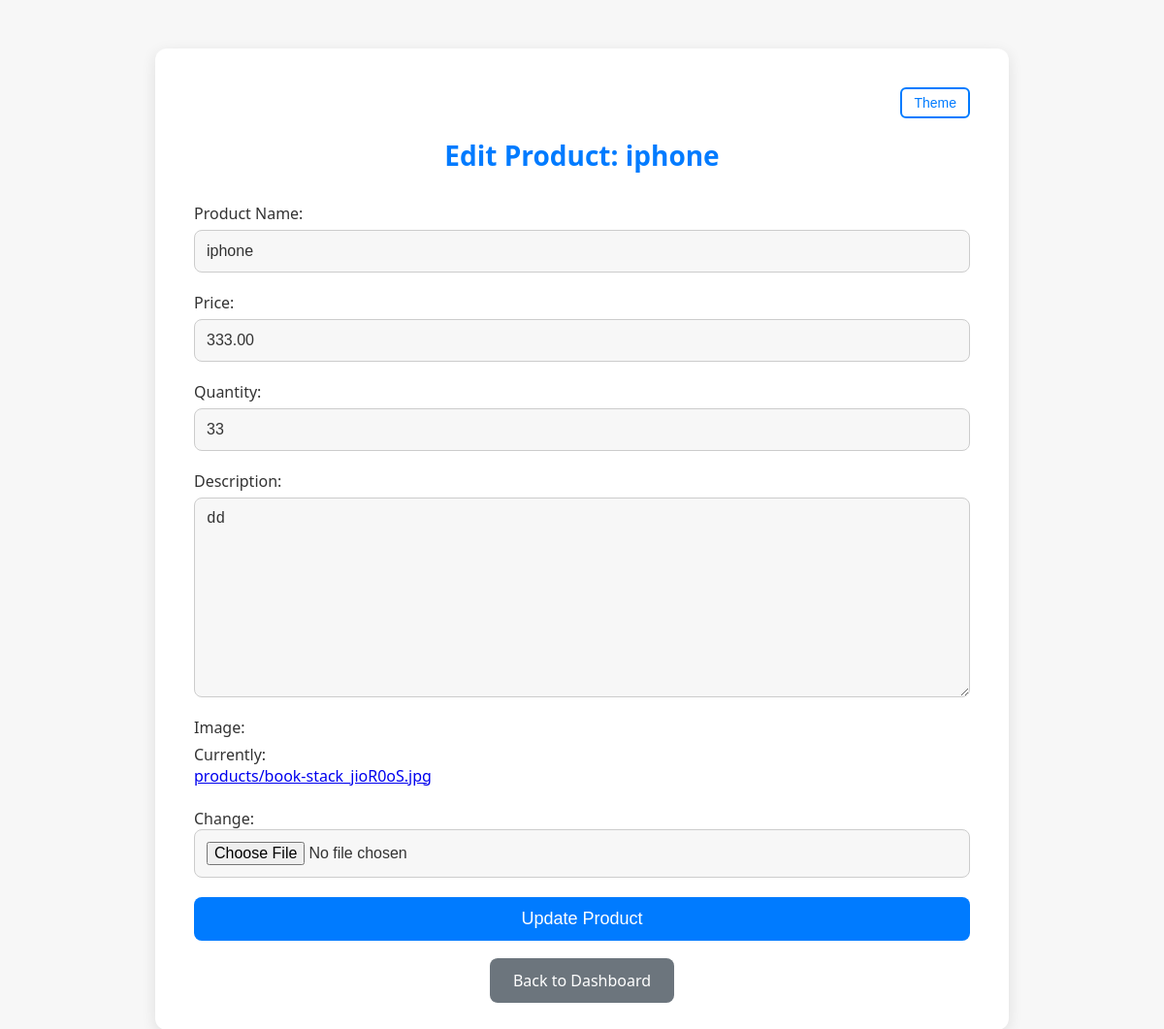
The page /product/edit/5/ (signed in) on the database its author committed.
### shop/models.py (models this page shows, shortened)
class Product(models.Model):
    seller = models.ForeignKey(settings.AUTH_USER_MODEL, on_delete=models.CASCADE, related_name='products')  # Custom User model
    name = models.CharField(max_length=255)
    description = models.TextField(blank=True, null=True)
    price = models.DecimalField(max_digits=10, decimal_places=2)
    quantity = models.PositiveIntegerField(default=0)
    available = models.BooleanField(default=True)
    image = models.ImageField(upload_to='products/')
    class Meta:
        ordering = ['name']

### shop/views/product_views.py (the view)
# urls.py: path('product/edit/<int:pk>/', product_views.edit_product, name='edit_product'),
@login_required
def edit_product(request, pk):
    product = get_object_or_404(Product, pk=pk)
    if request.method == 'POST':
        form = ProductForm(request.POST, request.FILES, instance=product)
        if form.is_valid():
            form.save()  # Save the updated product
            messages.success(request, 'Product updated successfully!')
            return redirect('product_list')  # Redirect to the product list or the edited product's page
        else:
            messages.error(request, 'Error updating product.')
    else:
        form = ProductForm(instance=product)
    return render(request, 'shop/edit_product.html', {'form': form, 'product': product})

### shop/forms.py (shortened to what this page needs)
class ProductForm(forms.ModelForm):
    class Meta:
        model = Product
        fields = ['name', 'description', 'price', 'quantity', 'image']

### shop/templates/shop/edit_product.html (shortened to what this page needs)
<!DOCTYPE html>
<html lang="en">
<head>
</head>
<body>
<div class="container">
  <div class="toggle-container">
    <button class="toggle-btn" onclick="toggleTheme()"> Theme</button>
  </div>
  <h1>Edit Product: {{ product.name }}</h1>
  <form method="POST" enctype="multipart/form-data">
    <div class="form-group">
      <label for="id_name">Product Name:</label>
      {{ form.name }}
    </div>
    <div class="form-group">
      <label for="id_price">Price:</label>
      {{ form.price }}
    </div>
    <div class="form-group">
      <label for="id_quantity">Quantity:</label>
      {{ form.quantity }}
    </div>
    <div class="form-group">
      <label for="id_description">Description:</label>
      {{ form.description }}
    </div>
    <div class="form-group">
      <label for="id_image">Image:</label>
      {{ form.image }}
    </div>
    <button class="btn" type="submit">Update Product</button>
  </form>
  <div class="back-link">
    <a href="{% url 'seller_dashboard' %}">Back to Dashboard</a>
  </div>
</div>
</body>
</html>

### shop/templates/shop/edit_product.html (style rules this page uses)
:root { --bg-color: #f7f7f7; --container-bg: #ffffff; --text-color: #333; --primary: #007BFF; --danger: #dc3545; --success: #28a745; --info: #17a2b8; --shadow: rgba(0, 0, 0, 0.1); }
body { font-family: 'Segoe UI', Tahoma, Geneva, Verdana, sans-serif; background-color: var(--bg-color); color: var(--text-color); margin: 0; padding: 0; transition: background-color 0.3s, color 0.3s; }
.container { max-width: 800px; margin: 50px auto; background-color: var(--container-bg); padding: 40px; border-radius: 12px; box-shadow: 0 4px 15px var(--shadow); }
h1 { text-align: center; color: var(--primary); font-size: 28px; margin-bottom: 30px; }
form { display: grid; gap: 20px; }
.form-group { display: flex; flex-direction: column; }
.form-group label { font-size: 16px; color: var(--text-color); margin-bottom: 6px; }
.form-group input, .form-group select, .form-group textarea { padding: 12px; font-size: 16px; border: 1px solid #ccc; border-radius: 8px; background-color: var(--bg-color); color: var(--text-color); }
.btn { background-color: var(--primary); color: white; padding: 12px 24px; font-size: 18px; border: none; border-radius: 8px; cursor: pointer; transition: background-color 0.3s; }
.back-link { text-align: center; margin-top: 30px; }
.back-link a { text-decoration: none; color: white; background-color: #6c757d; padding: 12px 24px; border-radius: 8px; font-size: 16px; }
.toggle-container { text-align: right; margin-bottom: 15px; }
.toggle-btn { background: none; border: 2px solid var(--primary); color: var(--primary); padding: 6px 12px; border-radius: 6px; cursor: pointer; font-size: 14px; transition: all 0.3s; }

### rows shown on the page
Product: name "iphone", price "333.00", quantity "33", description "dd"
